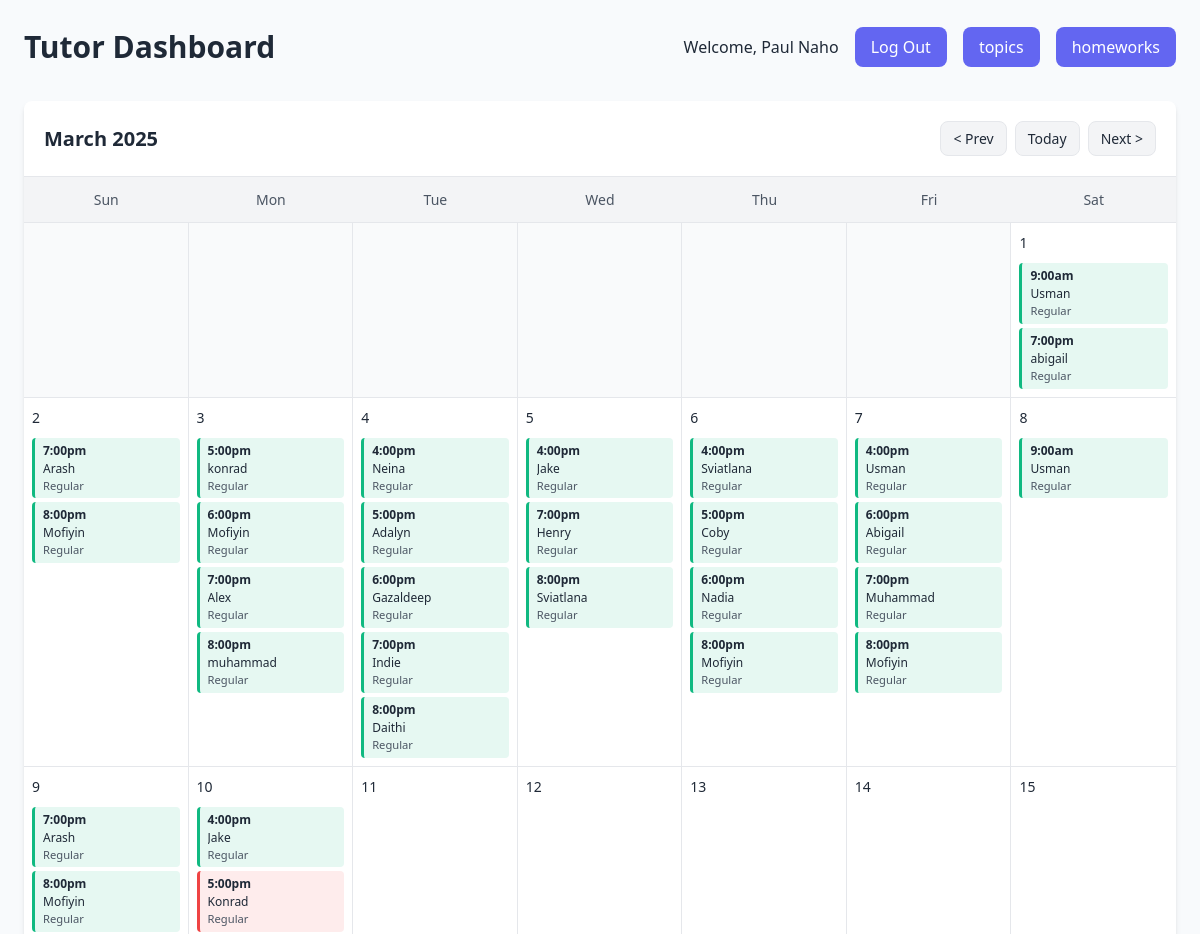
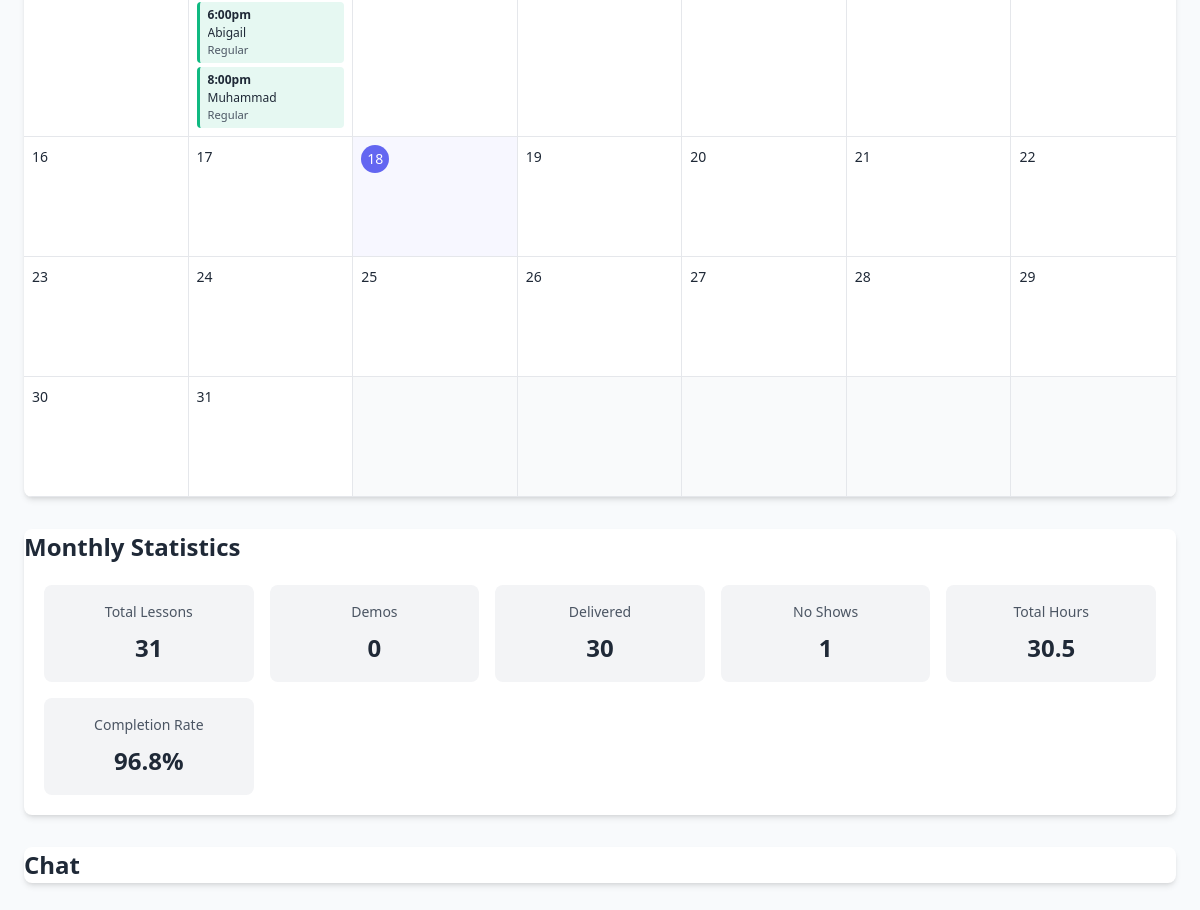
The app's page /tracker/tutor-dashboard.php (signed in), older data (2 pictures, top to bottom).
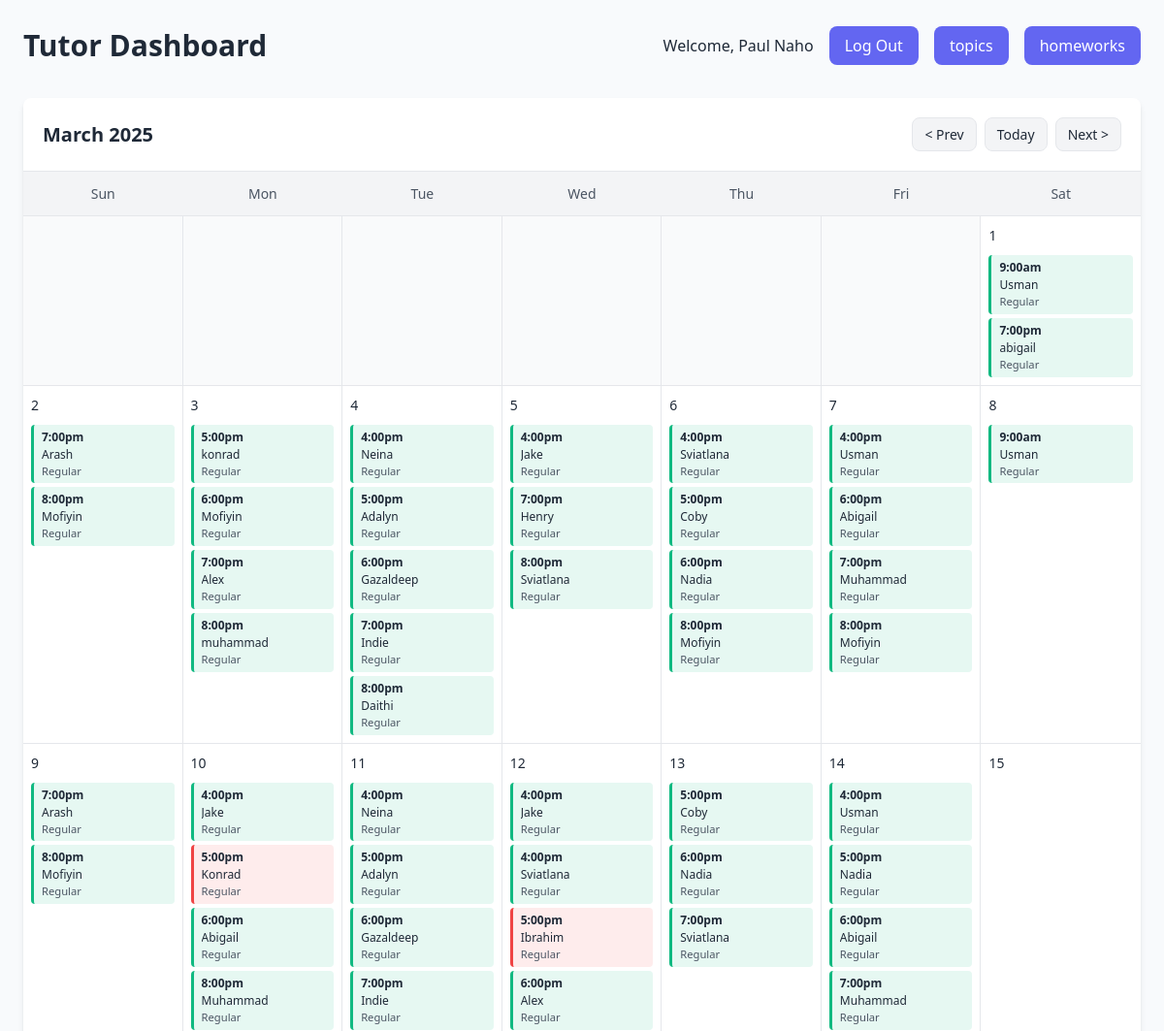
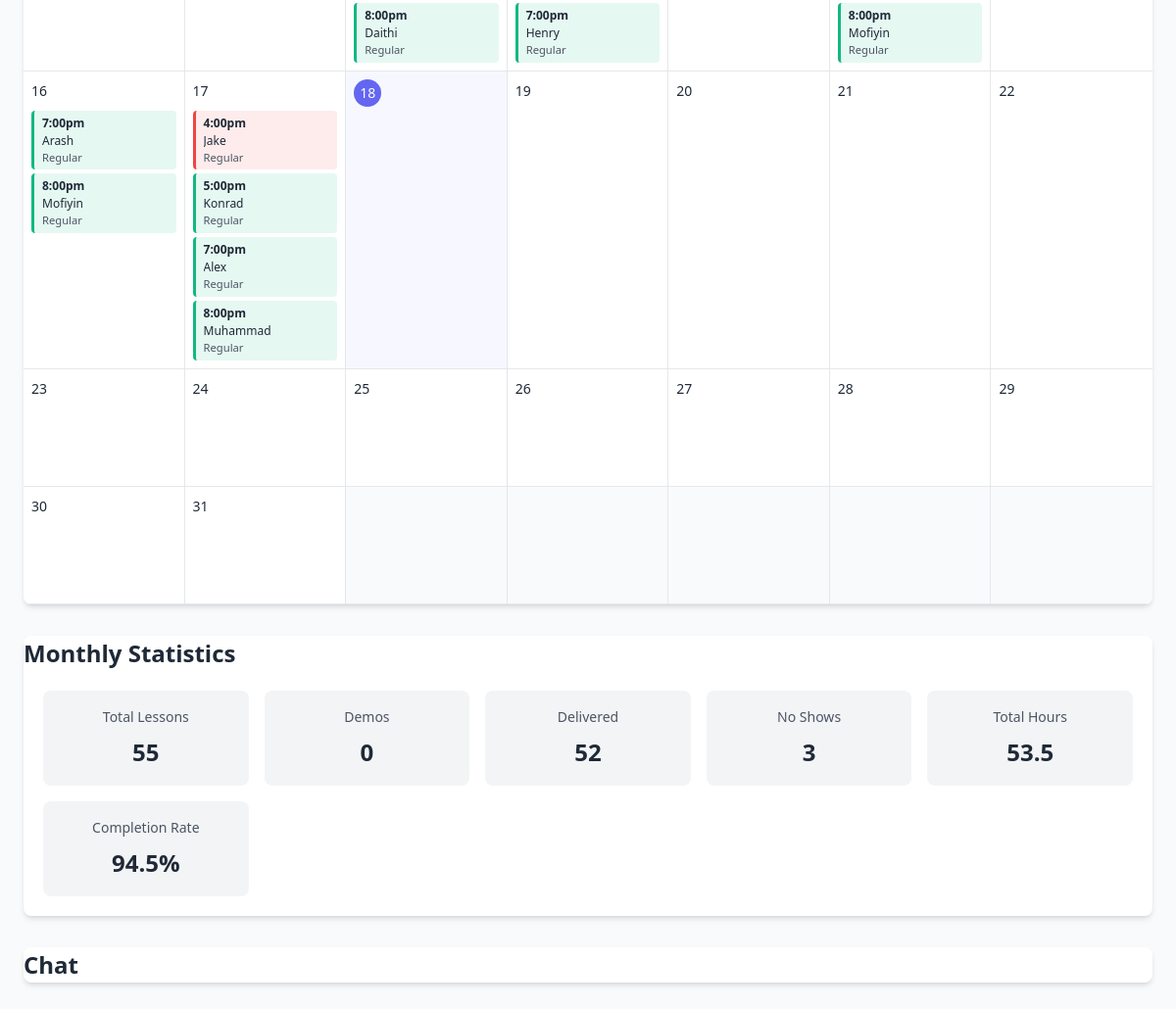
The same page, newer data (2 pictures, top to bottom).
### tables this page shows
CREATE TABLE IF NOT EXISTS `lessons` (
  `id` int NOT NULL AUTO_INCREMENT,
  `tutor_id` int NOT NULL,
  `student_name` varchar(100) NOT NULL,
  `lesson_date` date NOT NULL,
  `start_time` time NOT NULL,
  `end_time` time NOT NULL,
  `lesson_type` enum('Regular','Demo','Catchup') NOT NULL,
  `session_status` enum('Scheduled','Delivered','No Show','Cancelled','Rescheduled') NOT NULL,
  `notes` text,
  `created_at` timestamp NOT NULL DEFAULT CURRENT_TIMESTAMP,
  `updated_at` timestamp NOT NULL DEFAULT CURRENT_TIMESTAMP ON UPDATE CURRENT_TIMESTAMP,
  PRIMARY KEY (`id`),
  KEY `idx_lessons_date` (`lesson_date`),
  KEY `idx_lessons_tutor_date` (`tutor_id`,`lesson_date`)
);

### tracker/tutor-dashboard.php (the view, shortened to what the changed rows need)
<?php
require_once 'db_connect.php';
$tutorId = $_SESSION['tutor_id'];
$month = isset($_GET['month']) ? intval($_GET['month']) : intval(date('m'));
$year = isset($_GET['year']) ? intval($_GET['year']) : intval(date('Y'));
$firstDayOfMonth = mktime(0, 0, 0, $month, 1, $year);
$numberDays = date('t', $firstDayOfMonth);
$dateComponents = getdate($firstDayOfMonth);
$monthName = $dateComponents['month'];
$dayOfWeek = $dateComponents['wday'];
$stmt = $conn->prepare("
    SELECT * FROM lessons
    WHERE tutor_id = ?
    AND MONTH(lesson_date) = ?
    AND YEAR(lesson_date) = ?
    ORDER BY lesson_date, start_time
");
$stmt->bind_param("iii", $tutorId, $month, $year);
$stmt->execute();
$result = $stmt->get_result();
$lessons = [];
while ($row = $result->fetch_assoc()) {
    $lessonDate = date('j', strtotime($row['lesson_date']));
    if (!isset($lessons[$lessonDate])) {
        $lessons[$lessonDate] = [];
    }
    $lessons[$lessonDate][] = $row;
}
?>
<!DOCTYPE html>
<html lang="en">
<head>
    <link rel="stylesheet" href="stile.css">
</head>
<body>
    <div class="container">
        <div class="header">
            <h1 class="title">Tutor Dashboard</h1>
        </div>
        <div class="card">
            <div class="calendar-header">
                <h2><?php echo $monthName . " " . $year; ?></h2>
            </div>
            <div class="calendar">
                <div class="calendar-days">
                    <?php
                    for ($i = 0; $i < $dayOfWeek; $i++) {
                        echo '<div class="calendar-day empty"></div>';
                    }
                    for ($day = 1; $day <= $numberDays; $day++) {
                        $isToday = ($day == date('j') && $month == date('m') && $year == date('Y'));
                        $dayClass = $isToday ? 'calendar-day today' : 'calendar-day';
                        echo '<div class="' . $dayClass . '">';
                        echo '<div class="day-header">';
                        echo '<span class="day-number">' . $day . '</span>';
                        echo '</div>';
                        if (isset($lessons[$day]) && !empty($lessons[$day])) {
                            echo '<div class="day-lessons">';
                            foreach ($lessons[$day] as $lesson) {
                                $startTime = date('g:ia', strtotime($lesson['start_time']));
                                $statusClass = strtolower(str_replace(' ', '-', $lesson['session_status']));
                                echo '<div class="lesson-item ' . $statusClass . '">';
                                echo '<div class="lesson-time">' . $startTime . '</div>';
                                echo '<div class="lesson-student">' . htmlspecialchars($lesson['student_name']) . '</div>';
                                echo '<div class="lesson-type">' . htmlspecialchars($lesson['lesson_type']) . '</div>';
                                echo '</div>';
                            }
                            echo '</div>';
                        }
                        echo '</div>';
                    }
                    $remainingDays = 7 - (($dayOfWeek + $numberDays) % 7);
                    if ($remainingDays < 7) {
                        for ($i = 0; $i < $remainingDays; $i++) {
                            echo '<div class="calendar-day empty"></div>';
                        }
                    }
                    ?>
                </div>
            </div>
        </div>
        <div class="card">
            <h2>Monthly Statistics</h2>
            <div class="result-grid">
                <?php
                $totalLessons = 0;
                $totalDelivered = 0;
                $totalNoShow = 0;
                $totalHours = 0;
                $stmt = $conn->prepare("
                    SELECT
                        COUNT(*) as total,
                        SUM(CASE WHEN session_status = 'Delivered' THEN 1 ELSE 0 END) as delivered,
                        SUM(CASE WHEN session_status LIKE '%No Show%' THEN 1 ELSE 0 END) as no_show,
                        SUM(CASE WHEN lesson_type = 'Demo' THEN 1 ELSE 0 END) as demos,
                        SUM(CASE
                            WHEN lesson_type = 'Demo' THEN 0.5
                            WHEN session_status = 'Delivered' THEN TIMESTAMPDIFF(MINUTE, start_time, end_time) / 60
                            WHEN session_status LIKE '%No Show%' THEN 0.5
                            WHEN session_status LIKE '%Cancelled%' THEN 0.5
                            ELSE 0
                        END) as total_hours
                    FROM lessons
                    WHERE tutor_id = ?
                    AND MONTH(lesson_date) = ?
                    AND YEAR(lesson_date) = ?
                ");
                $stmt->bind_param("iii", $tutorId, $month, $year);
                $stmt->execute();
                $stats = $stmt->get_result()->fetch_assoc();
                if ($stats) {
                    $totalLessons = $stats['total'];
                    $totalDelivered = $stats['delivered'];
                    $totalNoShow = $stats['no_show'];
                    $totalHours = $stats['total_hours'];
                }
                ?>
                <div class="stat-card">
                    <div class="stat-title">Total Lessons</div>
                    <div class="stat-value"><?php echo $totalLessons; ?></div>
                </div>
                <div class="stat-card">
                    <div class="stat-title">Delivered</div>
                    <div class="stat-value"><?php echo $totalDelivered; ?></div>
                </div>
                <div class="stat-card">
                    <div class="stat-title">No Shows</div>
                    <div class="stat-value"><?php echo $totalNoShow; ?></div>
                </div>
                <div class="stat-card">
                    <div class="stat-title">Total Hours</div>
                    <div class="stat-value"><?php echo number_format($totalHours, 1); ?></div>
                </div>
                <div class="stat-card">
                    <div class="stat-title">Completion Rate</div>
                    <div class="stat-value"><?php echo $totalLessons > 0 ? number_format(($totalDelivered / $totalLessons) * 100, 1) . '%' : '0%'; ?></div>
                </div>
            </div>
        </div>
    </div>
    <div class="card">
    <h2>Chat</h2>
    </div>
</body>
</html>

Row changes from the older to the newer data that the page shows:
added lessons: start_time "4:00pm", student_name "Neina", lesson_type "Regular"
added lessons: start_time "5:00pm", student_name "Adalyn", lesson_type "Regular"
added lessons: start_time "6:00pm", student_name "Gazaldeep", lesson_type "Regular"
added lessons: start_time "7:00pm", student_name "Indie", lesson_type "Regular"
added lessons: start_time "8:00pm", student_name "Daithi", lesson_type "Regular"
added lessons: start_time "4:00pm", student_name "Jake", lesson_type "Regular"
added lessons: start_time "4:00pm", student_name "Sviatlana", lesson_type "Regular"
added lessons: start_time "5:00pm", student_name "Ibrahim", lesson_type "Regular", session_status "No Show" (drawn)
added lessons: start_time "6:00pm", student_name "Alex", lesson_type "Regular"
added lessons: start_time "7:00pm", student_name "Henry", lesson_type "Regular"
added lessons: start_time "5:00pm", student_name "Coby", lesson_type "Regular"
added lessons: start_time "6:00pm", student_name "Nadia", lesson_type "Regular"
added lessons: start_time "7:00pm", student_name "Sviatlana", lesson_type "Regular"
added lessons: start_time "4:00pm", student_name "Usman", lesson_type "Regular"
added lessons: start_time "5:00pm", student_name "Nadia", lesson_type "Regular"
added lessons: start_time "6:00pm", student_name "Abigail", lesson_type "Regular"
added lessons: start_time "7:00pm", student_name "Muhammad", lesson_type "Regular"
added lessons: start_time "8:00pm", student_name "Mofiyin", lesson_type "Regular"
added lessons: start_time "7:00pm", student_name "Arash", lesson_type "Regular"
added lessons: start_time "8:00pm", student_name "Mofiyin", lesson_type "Regular"
added lessons: start_time "4:00pm", student_name "Jake", lesson_type "Regular", session_status "No Show" (drawn)
added lessons: start_time "5:00pm", student_name "Konrad", lesson_type "Regular"
added lessons: start_time "7:00pm", student_name "Alex", lesson_type "Regular"
added lessons: start_time "8:00pm", student_name "Muhammad", lesson_type "Regular"
Text that changed along with them:
$totalLessons: "31" → "55"
$totalDelivered: "30" → "52"
$totalNoShow: "1" → "3"
$totalHours: "30.5" → "53.5"
text no longer shown: "96.8"
text now shown: "94.5"
